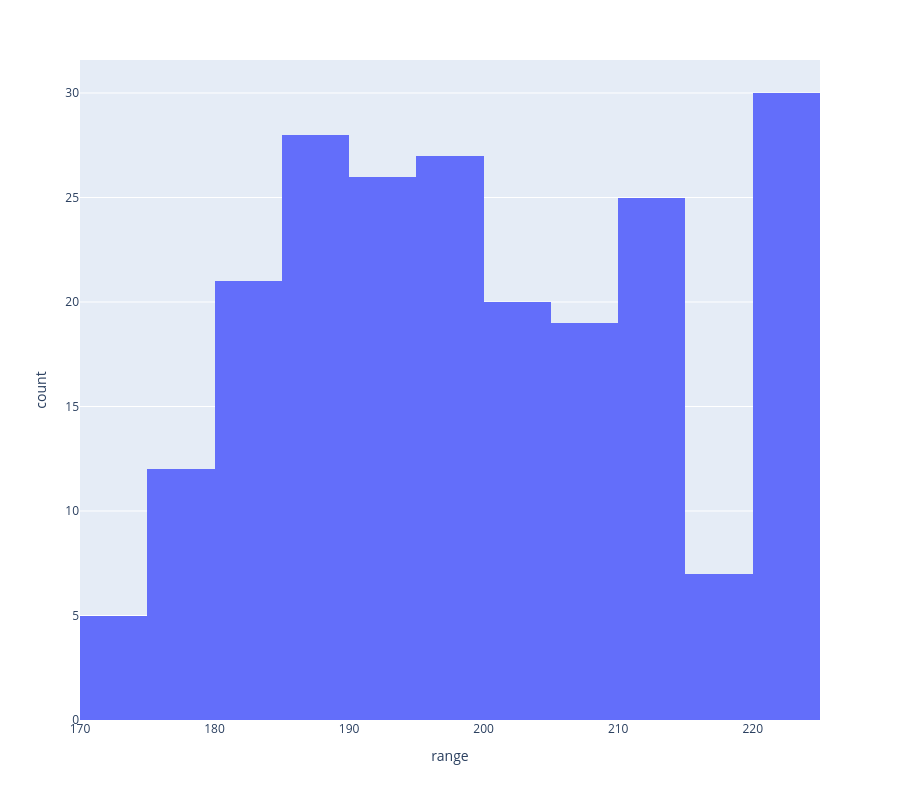

The code cell stored with this chart in its notebook:
### Code cell
px.histogram(df_country_dist_w1_stats, x="range", height=800)

### Figure 1 — Plotly figure (JSON) as saved in the notebook; plotly's stock layout.template omitted (floating-point values rounded to 4 significant figures; data arrays with more than 128 entries replaced by an {"elided": "..."} marker saying what was removed)
{"data": [{"bingroup": "x", "hovertemplate": "range=%{x}<br>count=%{y}<extra></extra>", "legendgroup": "", "marker": {"color": "#636efa", "pattern": {"shape": ""}}, "name": "", "orientation": "v", "showlegend": false, "x": {"elided": "220 float values"}, "xaxis": "x", "yaxis": "y", "type": "histogram"}], "layout": {"xaxis": {"anchor": "y", "domain": [0.0, 1.0], "title": {"text": "range"}}, "yaxis": {"anchor": "x", "domain": [0.0, 1.0], "title": {"text": "count"}}, "legend": {"tracegroupgap": 0}, "margin": {"t": 60}, "barmode": "relative", "height": 800}}
